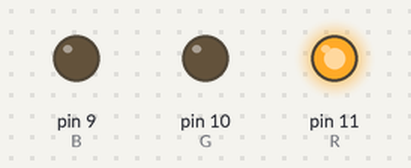
A sketch run on a simulated Arduino Uno, built with avr-gcc and run on an emulated ATmega328P. On the bench: output pins drawn as LEDs (lit = HIGH).

Above: at 1.5 s.
At 4.5 s:
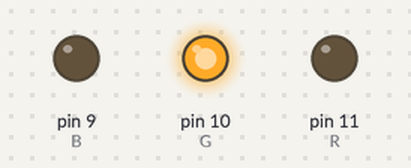
At 7.5 s:
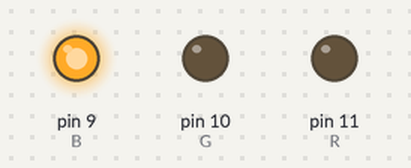
Timing chart, 0 to 11.7 s (numbered marks = the images above):
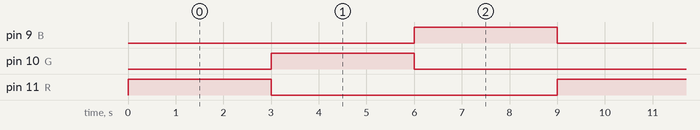

The sketch:

sketch_nov14a.ino
```cpp
const int R = 11;
const int G = 10;
const int B = 9;
void setup() {
  // put your setup code here, to run once:
  pinMode(R,OUTPUT);
  pinMode(G,OUTPUT);
  pinMode(B,OUTPUT);
}

void loop()
{
  // put your main code here, to run repeatedly:
  digitalWrite(R,HIGH);
  delay(3000);
  digitalWrite(R,LOW);
  digitalWrite(G,HIGH);
  delay(3000);
  digitalWrite(G,LOW);
  digitalWrite(B,HIGH);
  delay(3000);
  digitalWrite(B,LOW);
}
```

Measured:
- by itself, pin 9 (B), pin 10 (G), pin 11 (R): alternates HIGH for 3.0 s and LOW for 6.0 s
- by itself, everything shown: repeats every 9.0 s, in 4 steps
